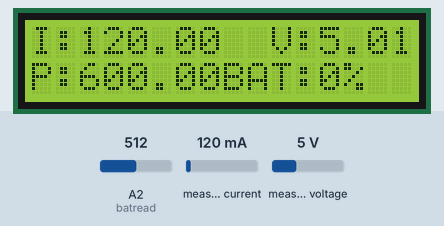
Simulated run of this sketch. Board: Arduino Uno, built with avr-gcc and run on an emulated ATmega328P. Parts: 16×2 character LCD. The inputs (shaded band) are chosen by the test bench; at power-on: measured current 120 mA, A2 (batread) = 512, measured voltage 5 V. The modem accepts every AT command (registered, SIM ready, sends succeed) and sends nothing else.

Above: at 1.2 s.
1.3 s: measured current set to 40 mA
At 4.3 s:
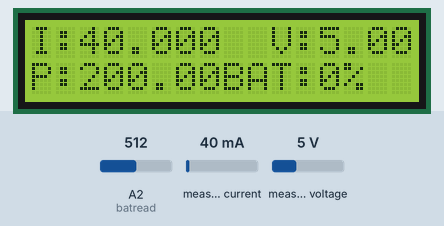
4.6 s: A2 (batread) set to 900
At 6.3 s:
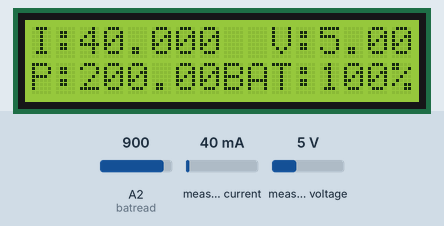
6.7 s: A2 (batread) set to 820
8.5 s: A2 (batread) set to 799
At 10.5 s:
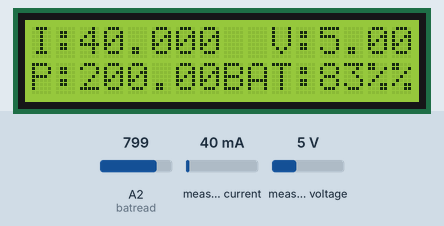
10.9 s: A2 (batread) set to 777
At 12.5 s:
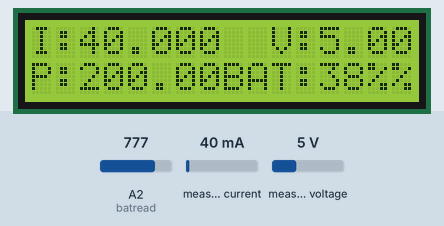
13.0 s: A2 (batread) set to 750
At 14.5 s:
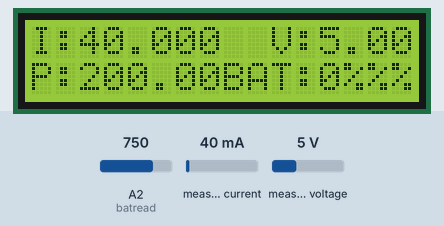
Timing chart, 0 to 16.0 s (numbered marks = the images above; inputs shaded):
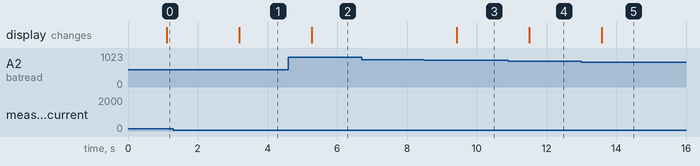

Measured:
- the behaviour switches between 808 and 807 on A2 (batread) (found by bisection; images 2 and 3)
- the behaviour switches between 763 and 762 on A2 (batread) (found by bisection; images 4 and 5)
- after the input at 1.3 s, the display: changes after 1.9 s (image 1)
- after the input at 4.6 s, the display: changes after 0.66 s (image 2)
- after the input at 6.7 s, every drawn part: stays the same
- after the input at 8.5 s, the display: changes after 0.92 s (image 3)
- after the input at 10.9 s, the display: changes after 0.60 s (image 4)
- after the input at 13.0 s, the display: changes after 0.58 s (image 5)

The sketch:

end_2.ino
```cpp
#include <Wire.h>
#include <SoftwareSerial.h>
#include <LiquidCrystal_I2C.h>
#include <Adafruit_INA219.h>
Adafruit_INA219 ina219;
SoftwareSerial sim(2, 3);
LiquidCrystal_I2C lcd(0x27, 16, 2);

String _buffer;
int _timeout;
String number = "+972507168509";
float shuntvoltage = 0;
float busvoltage = 0;
float current_mA = 0;
float loadvoltage = 0;
float power_mW = 0;
float current = 0;
float voltage = 0;
float power = 0;
float BAT = 0;
int batread = A2;

void setup() {
  _buffer.reserve(50);
  sim.begin(115200);
  sim.println("AT+CNMI=2,2,0,0,0");
  uint32_t currentFrequency;
  ina219.begin();
  lcd.init();
  pinMode(batread, INPUT);
}

void SendMessage() {
  sim.println("AT+CMGF=1");
  delay(100);
  sim.println("AT+CMGS=\"" + number + "\"\r");
  delay(100);
  String SMS = ("I: ");
  SMS += (current_mA);
  SMS += (" V: ");
  SMS += (loadvoltage);
  SMS += (" P: ");
  SMS += (power_mW);
  SMS += (" BAT: ");
  SMS += (BAT);
  SMS += ("%");
  Serial.println(SMS);
  sim.println(SMS);
  sim.println((char)26);
  delay(100);
}


void LCD() {
  BAT = analogRead(batread) * 0.00488;
  BAT = BAT - 3.7;
  BAT = BAT / 0.0024;
  if ( BAT < 0) {
    BAT = 0;
  }
  if ( BAT > 100) {
    BAT = 100;
  }
  int y = round(BAT);
  lcd.backlight();
  lcd.setCursor(0, 0);
  lcd.print("I:");
  lcd.print(current_mA);
  lcd.setCursor(10, 0);
  lcd.print("V:");
  lcd.print(loadvoltage);
  lcd.setCursor(0, 1);
  lcd.print("P:");
  lcd.print(power_mW);
  lcd.setCursor(8, 1);
  lcd.print("BAT:");
  lcd.print(y);
  lcd.print("%");
}

void messurement() {
  shuntvoltage = ina219.getShuntVoltage_mV();
  busvoltage = ina219.getBusVoltage_V();
  current_mA = ina219.getCurrent_mA();
  power_mW = ina219.getPower_mW();
  loadvoltage = busvoltage + (shuntvoltage / 1000);
  delay(1000);
}

void loop() {
  messurement();
  LCD();
  if (sim.read() == 'P') {
    SendMessage();
  }
}
```
